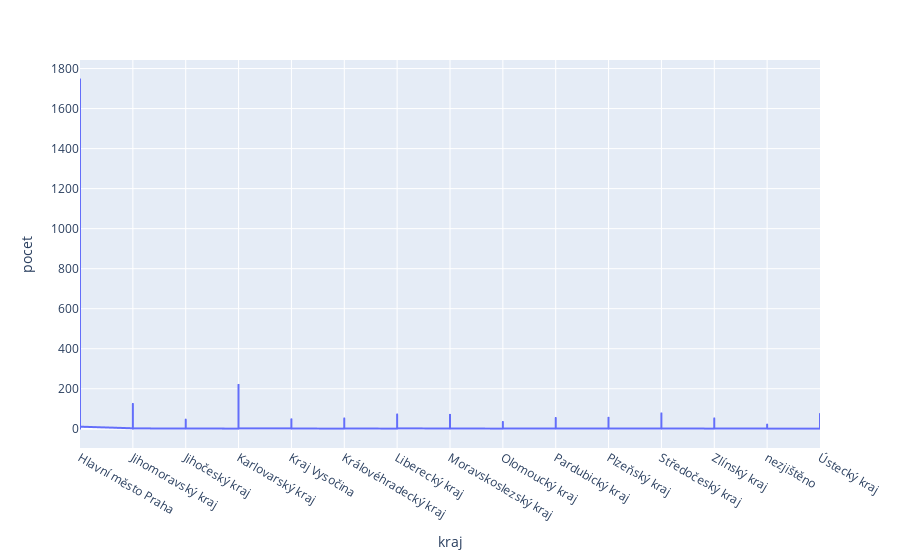

The cell this chart's notebook holds for it:
### Code cell
fig = px.line(data_final, x='kraj', y='pocet')
fig.show()

### Figure 1 — Plotly figure (JSON) as saved in the notebook; plotly's stock layout.template omitted (floating-point values rounded to 4 significant figures; data arrays with more than 128 entries replaced by an {"elided": "..."} marker saying what was removed)
{"data": [{"hovertemplate": "kraj=%{x}<br>pocet=%{y}<extra></extra>", "legendgroup": "", "line": {"color": "#636efa", "dash": "solid"}, "marker": {"symbol": "circle"}, "mode": "lines", "name": "", "showlegend": false, "type": "scattergl", "x": {"elided": "1432 str values"}, "xaxis": "x", "y": {"elided": "1432 float values"}, "yaxis": "y"}], "layout": {"legend": {"tracegroupgap": 0}, "margin": {"t": 60}, "xaxis": {"anchor": "y", "domain": [0, 1], "title": {"text": "kraj"}}, "yaxis": {"anchor": "x", "domain": [0, 1], "title": {"text": "pocet"}}}}
